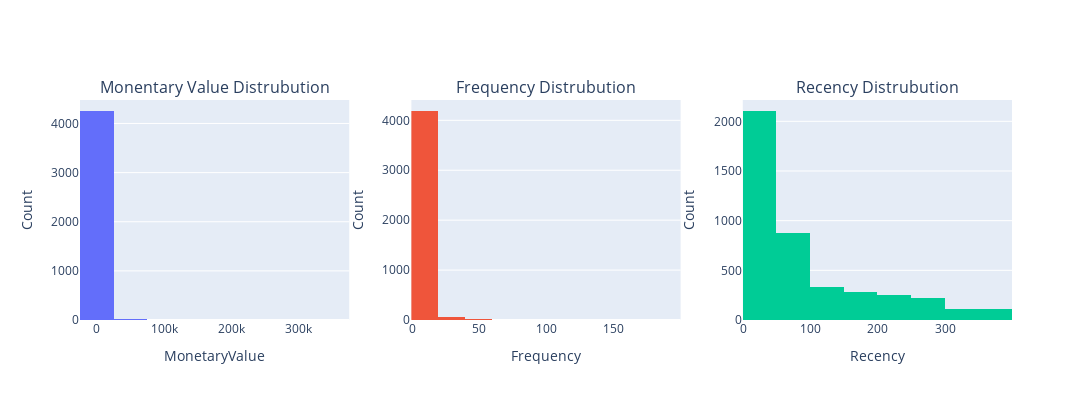

Notebook code for this chart:
### Code cell
fig1 = make_subplots(rows=1, cols=3, subplot_titles=(
    "Monentary Value Distrubution",
    "Frequency Distrubution",
    "Recency Distrubution"
))

fig1.add_trace(
    go.Histogram(x=aggregated_df["MonetaryValue"], nbinsx=10),
    row=1, col=1
)

fig1.add_trace(
    go.Histogram(x=aggregated_df["Frequency"], nbinsx=10),
    row=1, col= 2
)

fig1.add_trace(
    go.Histogram(x=aggregated_df["Recency"], nbinsx=10),
    row=1, col= 3
)

fig1.update_xaxes(title_text = "MonetaryValue", row=1, col=1)
fig1.update_xaxes(title_text = "Frequency", row=1, col=2)
fig1.update_xaxes(title_text = "Recency", row=1, col=3)

fig1.update_yaxes(title_text = "Count", row=1, col=1)
fig1.update_yaxes(title_text = "Count", row=1, col=2)
fig1.update_yaxes(title_text = "Count", row=1, col=3)

fig1.update_layout(
    height=400,
    width=1100,
    showlegend=False
)

fig1

### Figure 1 — Plotly figure (JSON) as saved in the notebook; plotly's stock layout.template omitted (floating-point values rounded to 4 significant figures; data arrays with more than 128 entries replaced by an {"elided": "..."} marker saying what was removed)
{"data": [{"nbinsx": 10, "type": "histogram", "x": {"elided": "4285 float values"}, "xaxis": "x", "yaxis": "y"}, {"nbinsx": 10, "type": "histogram", "x": {"elided": "4285 int values"}, "xaxis": "x2", "yaxis": "y2"}, {"nbinsx": 10, "type": "histogram", "x": {"elided": "4285 int values"}, "xaxis": "x3", "yaxis": "y3"}], "layout": {"annotations": [{"font": {"size": 16}, "showarrow": false, "text": "Monentary Value Distrubution", "x": 0.1444, "xanchor": "center", "xref": "paper", "y": 1, "yanchor": "bottom", "yref": "paper"}, {"font": {"size": 16}, "showarrow": false, "text": "Frequency Distrubution", "x": 0.5, "xanchor": "center", "xref": "paper", "y": 1, "yanchor": "bottom", "yref": "paper"}, {"font": {"size": 16}, "showarrow": false, "text": "Recency Distrubution", "x": 0.8556, "xanchor": "center", "xref": "paper", "y": 1, "yanchor": "bottom", "yref": "paper"}], "height": 400, "showlegend": false, "width": 1100, "xaxis": {"anchor": "y", "domain": [0, 0.2889], "title": {"text": "MonetaryValue"}}, "xaxis2": {"anchor": "y2", "domain": [0.3556, 0.6444], "title": {"text": "Frequency"}}, "xaxis3": {"anchor": "y3", "domain": [0.7111, 1], "title": {"text": "Recency"}}, "yaxis": {"anchor": "x", "domain": [0, 1], "title": {"text": "Count"}}, "yaxis2": {"anchor": "x2", "domain": [0, 1], "title": {"text": "Count"}}, "yaxis3": {"anchor": "x3", "domain": [0, 1], "title": {"text": "Count"}}}}
